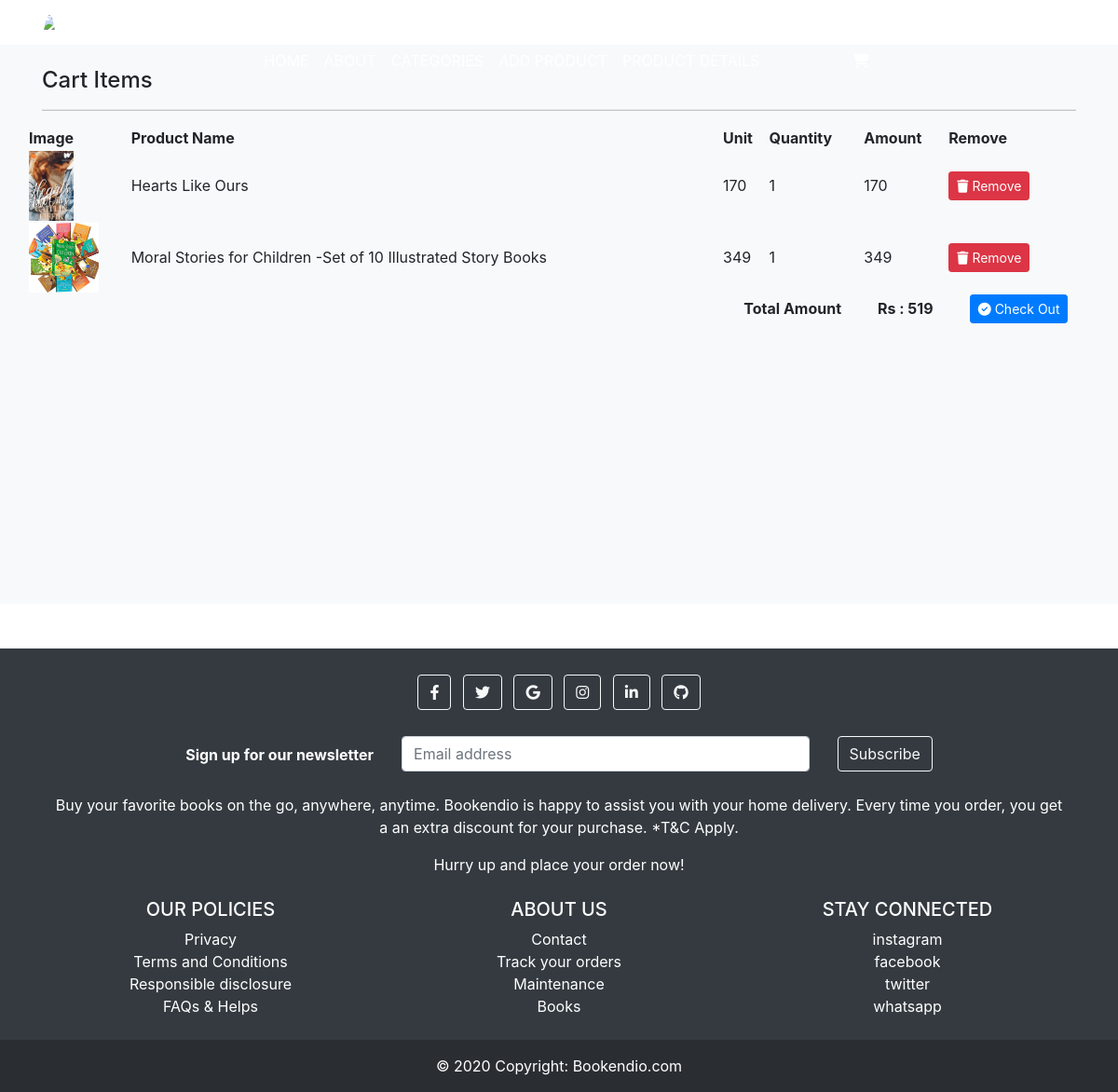
/cart (signed in), run on the app's committed database.
### home/models.py (models this page shows, shortened)
class Cart(models.Model):
    user=models.ForeignKey(User,on_delete=models.CASCADE)
    product=models.ForeignKey(Product,on_delete=models.CASCADE)
    product_qty=models.IntegerField(null=False,blank=False)
    created_at=models.DateTimeField(auto_now_add=True)
    @property
    def total_cost(self):
         return self.product_qty*self.product.selling_price

class Product(models.Model):
    category=models.ForeignKey(Category,on_delete=models.CASCADE)
    name=models.CharField(max_length=150,null=False,blank=False)
    vendor=models.CharField(max_length=150,null=False,blank=False)
    product_image=models.ImageField(upload_to=getFileName,null=True,blank=True)
    quantity=models.IntegerField(null=False,blank=False)
    original_price=models.FloatField(null=False,blank=False)
    selling_price=models.FloatField(null=False,blank=False)
    description=models.TextField(max_length=500,null=False,blank=False)
    status=models.BooleanField(default=False,help_text="0-show,1-Hidden")
    trending=models.BooleanField(default=False,help_text="0-default,1-Trending")
    created_at=models.DateTimeField(auto_now_add=True)
    class Meta:
        db_table="home_product"

### home/views.py (the view)
# urls.py: path('cart',views.cart_page,name="cart"),
def cart_page(request):
  if request.user.is_authenticated:
    cart=Cart.objects.filter(user=request.user)
    return render(request,"cart.html",{"cart":cart})
  else:
    return redirect("/")

### home/templates/cart.html (shortened to what this page needs)
{% extends 'base.html' %}
{% load static %}
{%  block content %}
<section class="bg-light py-4 my-5" style="min-height:600px;">
    <div class="container">
      <div class="row">
        <div class="col-12">
          <h4 class="mb-3">Cart  Items</h4>
          <hr style="border-color:#b8bfc2;">
        </div>
        <table>
            <tr>
                <th>Image</th>
                <th>Product Name</th>
                <th>Unit</th>
                <th>Quantity</th>
                <th>Amount</th>
                <th>Remove</th>
            </tr>
            {% for item in cart %}
           <tr>
              <td><img src="{{item.product.product_image.url}}" height="75px" alt="{{item.product.name}}"></td>
              <td>{{item.product.name}}</td>
              <td>{{item.product.selling_price | stringformat:'d'}}</td>
              <td>{{item.product_qty}}</td>
              <td class="amt">{{item.total_cost | stringformat:'d'}}</td>
              <td><a href="{% url 'remove_cart' item.id %}"  onclick="return confirm('Are you sure? to Remove')"  class="btn btn-danger btn-sm"><i class="fa fa-trash"></i> Remove</a></td>
            </tr>
            {% endfor %}
            <tr style="text-align: center;">
              <td></td>
              <td></td>
              <td colspan="2"><b>Total Amount</b></td>
              <th id="net">0</th>
              <td><a href="#"><button class="btn btn-primary btn-sm">
                <i class="fa fa-check-circle"></i> Check Out
              </button></a></td>
            </tr>
        </table>
      </div>
      </div>
  </section>
{% endblock content %}

### home/templates/base.html (style rules this page uses)
html { scroll-behavior: smooth; }

### data on the page
Cart: product.product_image (picture), product.name "Hearts Like Ours", product.selling_price "170", product_qty "1", total_cost "170"
Cart: product.product_image (picture), product.name "Moral Stories for Children -Set of 10 Illustrated Story Books", product.selling_price "349", product_qty "1", total_cost "349"
